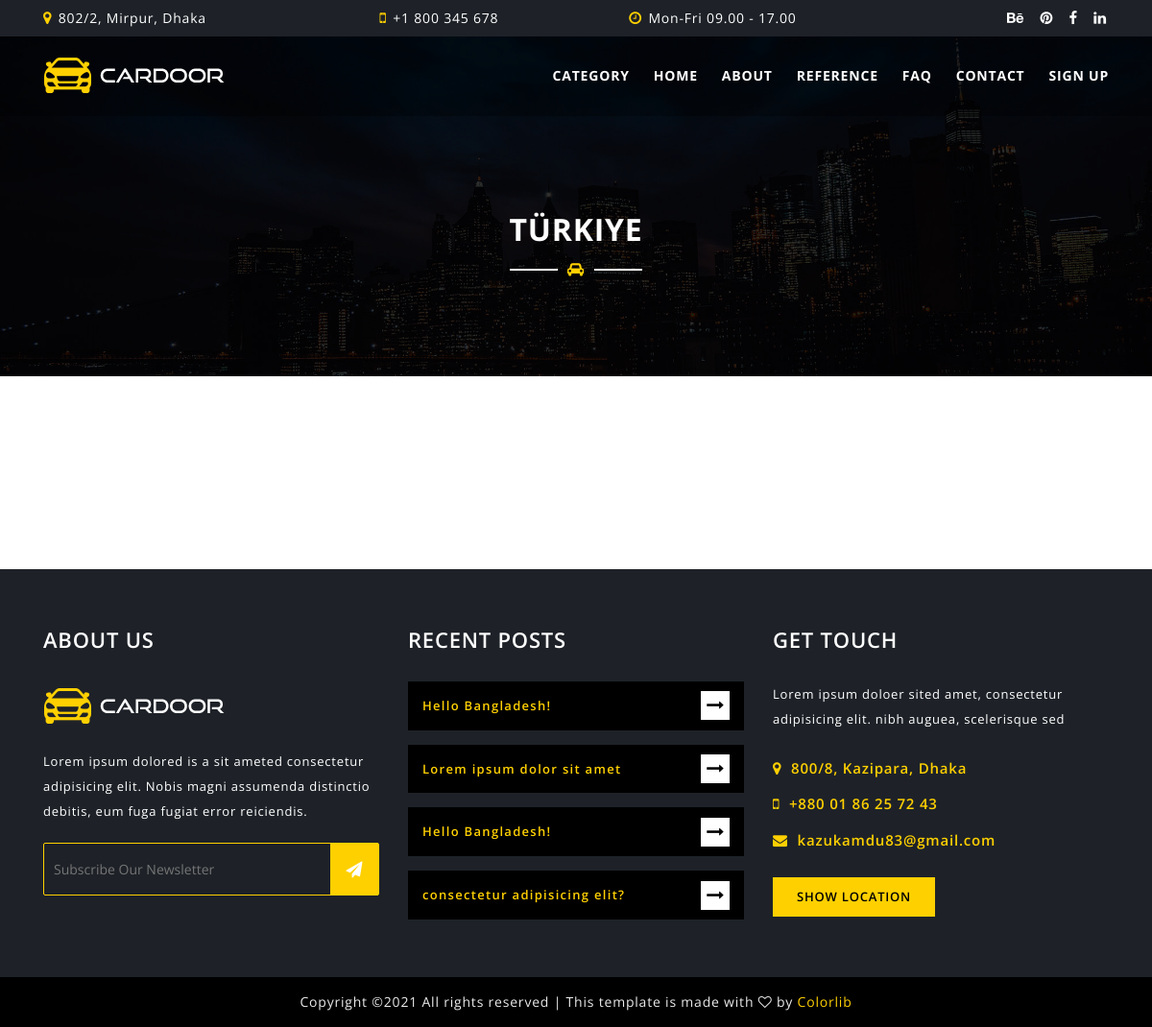
Page /category/6/SEDAN/ on the earlier database version.
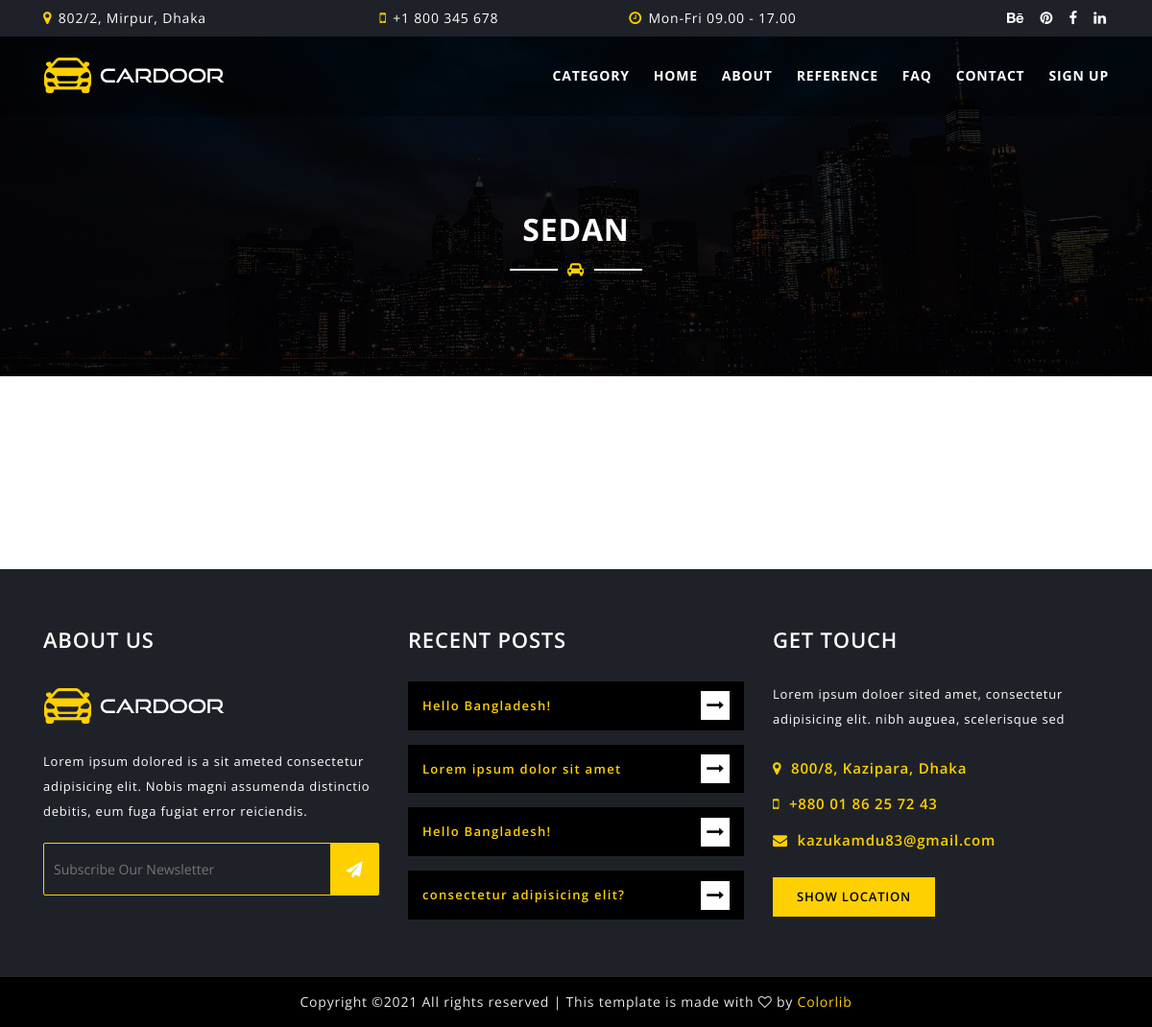
Same page on the later database version.
### transfer/models.py (models this page shows, shortened)
class Category(MPTTModel):
    STATUS = (
        ('True', 'True'),
        ('False', 'False'),
    )
    title = models.CharField(max_length=30)
    keywords = models.CharField(max_length=255)
    description = models.CharField(max_length=255)
    image = models.ImageField(blank=True, upload_to='images/')
    status = models.CharField(max_length=10, choices=STATUS)
    slug = models.SlugField(null=False, unique=True)
    parent = TreeForeignKey('self', blank=True, null=True, related_name='children', on_delete=models.CASCADE)
    create_at = models.DateTimeField(auto_now_add=True)
    update_at = models.DateTimeField(auto_now=True)
    class MPTTMeta:
        order_insertion_by = ['title']
    def image_tag(self):
        return mark_safe('<img src="{}" height="50"/>'.format(self.image.url))
    image_tag.short_description = 'Image'

### home/views.py (the view)
# urls.py: path('category/<int:id>/<slug:slug>/', views.category_transfer, name='category_transfer'),
def category_transfer(request,id,slug):
    categorydata = Category.objects.get(pk=id)
    category = Category.objects.all()
    transfer = Transfer.objects.filter(category_id=id,status='True')
    context ={'transfer': transfer,
              'category': category,
              'categorydata': categorydata}
    return render(request,'transfer.html',context)

### home/templates/transfer.html (shortened to what this page needs)
{% extends "homebase.html" %}
{% block body %}
<section id="page-title-area" class="section-padding overlay">
        <div class="container">
            <div class="row">
                <div class="col-lg-12">
                    <div class="section-title  text-center">
                        <h2>{{ categorydata.title }}</h2>
                        <span class="title-line"><i class="fa fa-car"></i></span>
                    </div>
                </div>
            </div>
        </div>
    </section>
    <section id="car-list-area" class="section-padding">
        <div class="container">
            <div class="row">
                <div class="col-lg-12">
                </div>
            </div>
        </div>
    </section>
{% endblock %}

### home/templates/homebase.html (shortened to what this page needs)
<!DOCTYPE html>
<html class="no-js" lang="zxx">
<head>
    {% load static %}
    <link href="{% static 'css/bootstrap.min.css' %}" rel="stylesheet">
    <link href="{% static 'css/plugins/vegas.min.css' %}" rel="stylesheet">
    <link href="{% static 'css/plugins/slicknav.min.css' %}" rel="stylesheet">
    <link href="{% static 'css/plugins/magnific-popup.css' %}" rel="stylesheet">
    <link href="{% static 'css/plugins/owl.carousel.min.css' %}" rel="stylesheet">
    <link href="{% static 'css/plugins/gijgo.css' %}" rel="stylesheet">
    <link href="{% static 'css/font-awesome.css' %}" rel="stylesheet">
    <link href="{% static 'css/reset.css' %}" rel="stylesheet">
    <link href="{% static 'style.css' %}" rel="stylesheet">
    <link href="{% static 'css/responsive.css' %}" rel="stylesheet">
</head>
<body>
    {% include 'header.html' %}
    {% block body %} {% endblock %}
    {% include 'footer.html' %}
</body>
</html>

### home/templates/header.html (shortened to what this page needs)
 {% load static %}
    <header id="header-area" class="fixed-top">
        <div id="header-top" class="d-none d-xl-block">
            <div class="container">
                <div class="row">
                    <div class="col-lg-3 text-left">
                        <i class="fa fa-map-marker"></i> 802/2, Mirpur, Dhaka
                    </div>
                    <div class="col-lg-3 text-center">
                        <i class="fa fa-mobile"></i> +1 800 345 678
                    </div>
                    <div class="col-lg-3 text-center">
                        <i class="fa fa-clock-o"></i> Mon-Fri 09.00 - 17.00
                    </div>
                    <div class="col-lg-3 text-right">
                        <div class="header-social-icons">
                            <a href="#"><i class="fa fa-behance"></i></a>
                            <a href="#"><i class="fa fa-pinterest"></i></a>
                            <a href="#"><i class="fa fa-facebook"></i></a>
                            <a href="#"><i class="fa fa-linkedin"></i></a>
                        </div>
                    </div>
                </div>
            </div>
        </div>
        <div id="header-bottom">
            <div class="container">
                <div class="row">
                   <div class="col-lg-4">
                        <a href="/" class="logo">
                            <img src="{% static 'img/logo.png' %}" alt="JSOFT">
                        </a>
                    </div>
                    <div class="col-lg-8 d-none d-xl-block">
                        <nav class="mainmenu alignright">
                            <ul>
                                <li><a href="\">Category</a>
                                        {% load mptt_tags %}
                                </li>
                                <li><a href="/">Home</a></li>
                                <li><a href="/aboutus">About</a></li>
                                <li><a href="/references">Reference</a></li>
                                <li><a href="#">FAQ</a></li>
                                <li><a href="/contact">Contact</a></li>
                                <li><a href="#">Sign Up </a></li>
                            </ul>
                        </nav>
                    </div>
                </div>
            </div>
        </div>
    </header>

### home/templates/footer.html (shortened to what this page needs)
{% load static %}
    <section id="footer-area">
        <div class="footer-widget-area">
            <div class="container">
                <div class="row">
                    <div class="col-lg-4 col-md-6">
                        <div class="single-footer-widget">
                            <h2>About Us</h2>
                            <div class="widget-body">
                                <img src="{% static 'img/logo.png'%}" alt="JSOFT">
                                <p>Lorem ipsum dolored is a sit ameted consectetur adipisicing elit. Nobis magni assumenda distinctio debitis, eum fuga fugiat error reiciendis.</p>
                                <div class="newsletter-area">
                                    <form action="index.html">
                                        <input type="email" placeholder="Subscribe Our Newsletter">
                                        <button type="submit" class="newsletter-btn"><i class="fa fa-send"></i></button>
                                    </form>
                                </div>
                            </div>
                        </div>
                    </div>
                    <div class="col-lg-4 col-md-6">
                        <div class="single-footer-widget">
                            <h2>Recent Posts</h2>
                            <div class="widget-body">
                                <ul class="recent-post">
                                    <li>
                                        <a href="#">
                                           Hello Bangladesh!
                                           <i class="fa fa-long-arrow-right"></i>
                                       </a>
                                    </li>
                                    <li>
                                        <a href="#">
                                          Lorem ipsum dolor sit amet
                                           <i class="fa fa-long-arrow-right"></i>
                                       </a>
                                    </li>
                                    <li>
                                        <a href="#">
                                           Hello Bangladesh!
                                           <i class="fa fa-long-arrow-right"></i>
                                       </a>
                                    </li>
                                    <li>
                                        <a href="#">
                                            consectetur adipisicing elit?
                                           <i class="fa fa-long-arrow-right"></i>
                                       </a>
                                    </li>
                                </ul>
                            </div>
                        </div>
                    </div>
                    <div class="col-lg-4 col-md-6">
                        <div class="single-footer-widget">
                            <h2>get touch</h2>
                            <div class="widget-body">
                                <p>Lorem ipsum doloer sited amet, consectetur adipisicing elit. nibh auguea, scelerisque sed</p>
                                <ul class="get-touch">
                                    <li><i class="fa fa-map-marker"></i> 800/8, Kazipara, Dhaka</li>
                                    <li><i class="fa fa-mobile"></i> +880 01 86 25 72 43</li>
                                    <li><i class="fa fa-envelope"></i> kazukamdu83@gmail.com</li>
                                </ul>
                                <a href="https://goo.gl/maps/b5mt45MCaPB2" class="map-show" target="_blank">Show Location</a>
                            </div>
                        </div>
                    </div>
                </div>
            </div>
        </div>
        <div class="footer-bottom-area">
            <div class="container">
                <div class="row">
                    <div class="col-lg-12 text-center">
                        <p>
Copyright &copy;<script>document.write(new Date().getFullYear());</script> All rights reserved | This template is made with <i class="fa fa-heart-o" aria-hidden="true"></i> by <a href="https://colorlib.com" target="_blank">Colorlib</a>
</p>
                    </div>
                </div>
            </div>
        </div>
    </section>

### home/static/css/responsive.css (style rules this page uses)
@media only screen and (min-width: 992px) { .single-pricing-table, .single-footer-widget { margin-bottom: 0; } }

Differences in the rows shown:
changed Category: title "TÜRKIYE" → "SEDAN"
